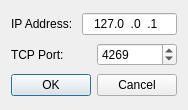
<?xml version="1.0" encoding="UTF-8"?>
<ui version="4.0">
 <class>quickJoin</class>
 <widget class="QDialog" name="quickJoin">
  <property name="geometry">
   <rect>
    <x>0</x>
    <y>0</y>
    <width>185</width>
    <height>110</height>
   </rect>
  </property>
  <property name="windowTitle">
   <string>Quick join a single server</string>
  </property>
  <layout class="QGridLayout" name="gridLayout">
   <item row="0" column="0">
    <layout class="QHBoxLayout" name="horizontalLayout">
     <item>
      <widget class="QLabel" name="label">
       <property name="text">
        <string>IP Address: </string>
       </property>
      </widget>
     </item>
     <item>
      <widget class="QLineEdit" name="ipAddress">
       <property name="inputMask">
        <string notr="true">000.000.000.000</string>
       </property>
       <property name="text">
        <string>127.0.0.1</string>
       </property>
       <property name="alignment">
        <set>Qt::AlignCenter</set>
       </property>
      </widget>
     </item>
    </layout>
   </item>
   <item row="1" column="0">
    <layout class="QHBoxLayout" name="horizontalLayout_2">
     <item>
      <widget class="QLabel" name="label_2">
       <property name="text">
        <string>TCP Port: </string>
       </property>
      </widget>
     </item>
     <item>
      <widget class="QSpinBox" name="tcpPort">
       <property name="maximum">
        <number>65535</number>
       </property>
       <property name="value">
        <number>4269</number>
       </property>
      </widget>
     </item>
    </layout>
   </item>
   <item row="2" column="0">
    <widget class="QDialogButtonBox" name="buttonBox">
     <property name="orientation">
      <enum>Qt::Horizontal</enum>
     </property>
     <property name="standardButtons">
      <set>QDialogButtonBox::Cancel|QDialogButtonBox::Ok</set>
     </property>
    </widget>
   </item>
  </layout>
 </widget>
 <resources/>
 <connections>
  <connection>
   <sender>buttonBox</sender>
   <signal>accepted()</signal>
   <receiver>quickJoin</receiver>
   <slot>accept()</slot>
   <hints>
    <hint type="sourcelabel">
     <x>248</x>
     <y>254</y>
    </hint>
    <hint type="destinationlabel">
     <x>157</x>
     <y>274</y>
    </hint>
   </hints>
  </connection>
  <connection>
   <sender>buttonBox</sender>
   <signal>rejected()</signal>
   <receiver>quickJoin</receiver>
   <slot>reject()</slot>
   <hints>
    <hint type="sourcelabel">
     <x>316</x>
     <y>260</y>
    </hint>
    <hint type="destinationlabel">
     <x>286</x>
     <y>274</y>
    </hint>
   </hints>
  </connection>
 </connections>
</ui>
